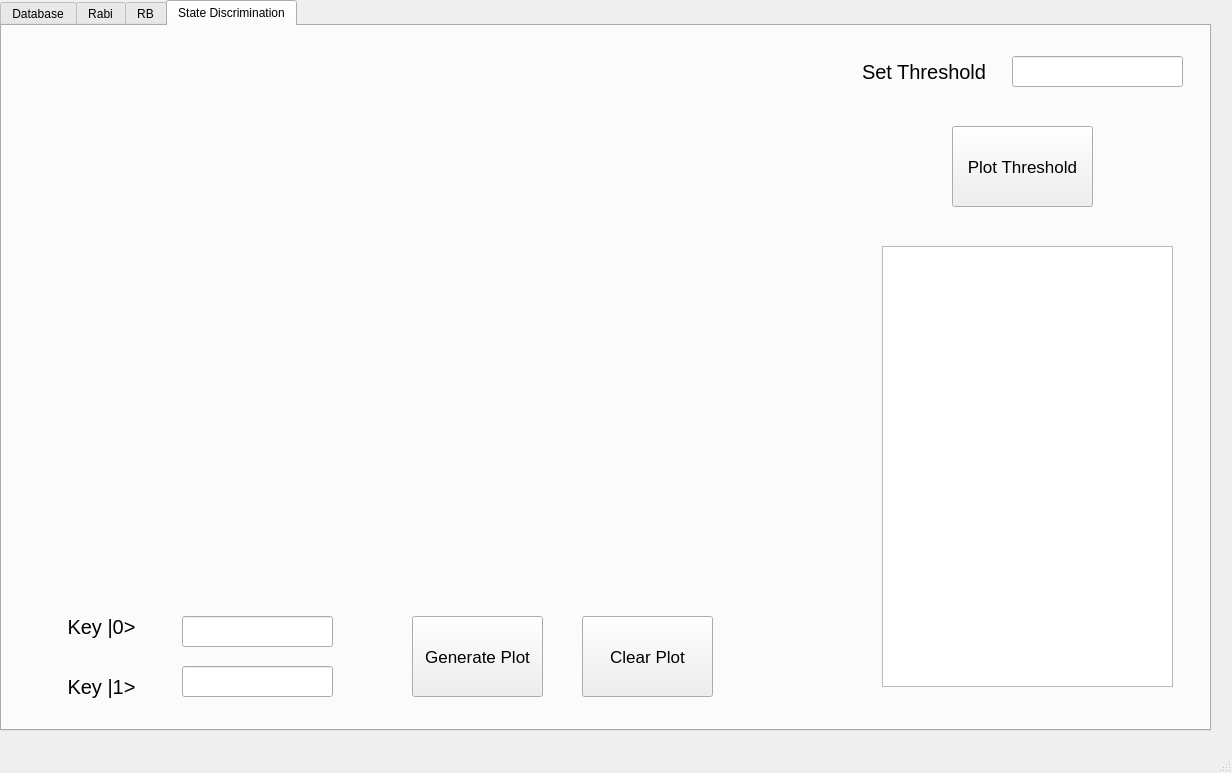
<?xml version="1.0" encoding="UTF-8"?>
<ui version="4.0">
 <class>MainWindow</class>
 <widget class="QMainWindow" name="MainWindow">
  <property name="geometry">
   <rect>
    <x>0</x>
    <y>0</y>
    <width>1232</width>
    <height>773</height>
   </rect>
  </property>
  <property name="windowTitle">
   <string>MainWindow</string>
  </property>
  <widget class="QWidget" name="centralwidget">
   <widget class="QTabWidget" name="tabWidget">
    <property name="geometry">
     <rect>
      <x>0</x>
      <y>0</y>
      <width>1211</width>
      <height>731</height>
     </rect>
    </property>
    <property name="currentIndex">
     <number>3</number>
    </property>
    <widget class="QWidget" name="Database_tab">
     <attribute name="title">
      <string>Database</string>
     </attribute>
     <widget class="QTextBrowser" name="info_database">
      <property name="geometry">
       <rect>
        <x>20</x>
        <y>20</y>
        <width>1171</width>
        <height>371</height>
       </rect>
      </property>
     </widget>
     <widget class="QLabel" name="label">
      <property name="geometry">
       <rect>
        <x>40</x>
        <y>400</y>
        <width>181</width>
        <height>31</height>
       </rect>
      </property>
      <property name="font">
       <font>
        <pointsize>14</pointsize>
       </font>
      </property>
      <property name="text">
       <string>Data to be Analyzed</string>
      </property>
     </widget>
     <widget class="QPushButton" name="pBCWESR">
      <property name="geometry">
       <rect>
        <x>20</x>
        <y>440</y>
        <width>101</width>
        <height>31</height>
       </rect>
      </property>
      <property name="text">
       <string>CW-ESR</string>
      </property>
     </widget>
     <widget class="QPushButton" name="pBQP">
      <property name="geometry">
       <rect>
        <x>130</x>
        <y>440</y>
        <width>101</width>
        <height>31</height>
       </rect>
      </property>
      <property name="text">
       <string>Quantum Pulse</string>
      </property>
     </widget>
     <widget class="QLabel" name="label_2">
      <property name="geometry">
       <rect>
        <x>260</x>
        <y>400</y>
        <width>111</width>
        <height>31</height>
       </rect>
      </property>
      <property name="font">
       <font>
        <pointsize>14</pointsize>
       </font>
      </property>
      <property name="text">
       <string>Parameters</string>
      </property>
     </widget>
     <widget class="QLabel" name="label_3">
      <property name="geometry">
       <rect>
        <x>260</x>
        <y>440</y>
        <width>41</width>
        <height>20</height>
       </rect>
      </property>
      <property name="font">
       <font>
        <pointsize>12</pointsize>
       </font>
      </property>
      <property name="text">
       <string>Date</string>
      </property>
     </widget>
     <widget class="QLineEdit" name="date">
      <property name="geometry">
       <rect>
        <x>330</x>
        <y>440</y>
        <width>113</width>
        <height>20</height>
       </rect>
      </property>
     </widget>
     <widget class="QLabel" name="labelll">
      <property name="geometry">
       <rect>
        <x>260</x>
        <y>470</y>
        <width>61</width>
        <height>21</height>
       </rect>
      </property>
      <property name="font">
       <font>
        <pointsize>12</pointsize>
       </font>
      </property>
      <property name="text">
       <string>Data ID</string>
      </property>
     </widget>
     <widget class="QLineEdit" name="data_id">
      <property name="geometry">
       <rect>
        <x>330</x>
        <y>470</y>
        <width>113</width>
        <height>20</height>
       </rect>
      </property>
     </widget>
     <widget class="QLabel" name="label_4">
      <property name="geometry">
       <rect>
        <x>260</x>
        <y>500</y>
        <width>47</width>
        <height>21</height>
       </rect>
      </property>
      <property name="font">
       <font>
        <pointsize>12</pointsize>
       </font>
      </property>
      <property name="text">
       <string>Key</string>
      </property>
     </widget>
     <widget class="QLineEdit" name="key">
      <property name="geometry">
       <rect>
        <x>330</x>
        <y>500</y>
        <width>113</width>
        <height>20</height>
       </rect>
      </property>
     </widget>
     <widget class="QLabel" name="label_6">
      <property name="geometry">
       <rect>
        <x>260</x>
        <y>520</y>
        <width>61</width>
        <height>41</height>
       </rect>
      </property>
      <property name="font">
       <font>
        <pointsize>12</pointsize>
       </font>
      </property>
      <property name="text">
       <string>Sample</string>
      </property>
     </widget>
     <widget class="QLineEdit" name="sample">
      <property name="geometry">
       <rect>
        <x>330</x>
        <y>530</y>
        <width>113</width>
        <height>20</height>
       </rect>
      </property>
     </widget>
     <widget class="QLabel" name="label_7">
      <property name="geometry">
       <rect>
        <x>260</x>
        <y>550</y>
        <width>41</width>
        <height>41</height>
       </rect>
      </property>
      <property name="font">
       <font>
        <pointsize>12</pointsize>
       </font>
      </property>
      <property name="text">
       <string>Avg</string>
      </property>
     </widget>
     <widget class="QLineEdit" name="avg">
      <property name="geometry">
       <rect>
        <x>330</x>
        <y>560</y>
        <width>113</width>
        <height>20</height>
       </rect>
      </property>
     </widget>
     <widget class="QPushButton" name="get_data">
      <property name="geometry">
       <rect>
        <x>30</x>
        <y>530</y>
        <width>191</width>
        <height>101</height>
       </rect>
      </property>
      <property name="font">
       <font>
        <pointsize>19</pointsize>
       </font>
      </property>
      <property name="text">
       <string>Get Data</string>
      </property>
     </widget>
     <widget class="QLabel" name="label_8">
      <property name="geometry">
       <rect>
        <x>260</x>
        <y>580</y>
        <width>47</width>
        <height>31</height>
       </rect>
      </property>
      <property name="font">
       <font>
        <pointsize>12</pointsize>
       </font>
      </property>
      <property name="text">
       <string>Type</string>
      </property>
     </widget>
     <widget class="QLineEdit" name="type">
      <property name="geometry">
       <rect>
        <x>330</x>
        <y>590</y>
        <width>113</width>
        <height>20</height>
       </rect>
      </property>
     </widget>
     <widget class="QLabel" name="label_9">
      <property name="geometry">
       <rect>
        <x>470</x>
        <y>440</y>
        <width>91</width>
        <height>21</height>
       </rect>
      </property>
      <property name="font">
       <font>
        <pointsize>12</pointsize>
       </font>
      </property>
      <property name="text">
       <string>Count Time</string>
      </property>
     </widget>
     <widget class="QLineEdit" name="count_time">
      <property name="geometry">
       <rect>
        <x>570</x>
        <y>440</y>
        <width>113</width>
        <height>20</height>
       </rect>
      </property>
     </widget>
     <widget class="QLabel" name="label_10">
      <property name="geometry">
       <rect>
        <x>470</x>
        <y>470</y>
        <width>91</width>
        <height>21</height>
       </rect>
      </property>
      <property name="font">
       <font>
        <pointsize>12</pointsize>
       </font>
      </property>
      <property name="text">
       <string>Reset Time</string>
      </property>
     </widget>
     <widget class="QLineEdit" name="reset_time">
      <property name="geometry">
       <rect>
        <x>570</x>
        <y>470</y>
        <width>113</width>
        <height>20</height>
       </rect>
      </property>
     </widget>
     <widget class="QLabel" name="label_11">
      <property name="geometry">
       <rect>
        <x>470</x>
        <y>500</y>
        <width>91</width>
        <height>21</height>
       </rect>
      </property>
      <property name="font">
       <font>
        <pointsize>12</pointsize>
       </font>
      </property>
      <property name="text">
       <string>AOM Delay</string>
      </property>
     </widget>
     <widget class="QLineEdit" name="aom_delay">
      <property name="geometry">
       <rect>
        <x>570</x>
        <y>500</y>
        <width>113</width>
        <height>20</height>
       </rect>
      </property>
     </widget>
     <widget class="QLabel" name="label_12">
      <property name="geometry">
       <rect>
        <x>470</x>
        <y>530</y>
        <width>81</width>
        <height>21</height>
       </rect>
      </property>
      <property name="font">
       <font>
        <pointsize>12</pointsize>
       </font>
      </property>
      <property name="text">
       <string>MW Delay</string>
      </property>
     </widget>
     <widget class="QLineEdit" name="mw_delay">
      <property name="geometry">
       <rect>
        <x>570</x>
        <y>530</y>
        <width>113</width>
        <height>20</height>
       </rect>
      </property>
     </widget>
     <widget class="QLabel" name="label_13">
      <property name="geometry">
       <rect>
        <x>470</x>
        <y>559</y>
        <width>91</width>
        <height>21</height>
       </rect>
      </property>
      <property name="font">
       <font>
        <pointsize>12</pointsize>
       </font>
      </property>
      <property name="text">
       <string>Threshold</string>
      </property>
     </widget>
     <widget class="QLineEdit" name="threshold">
      <property name="geometry">
       <rect>
        <x>570</x>
        <y>560</y>
        <width>113</width>
        <height>20</height>
       </rect>
      </property>
     </widget>
     <widget class="QLabel" name="label_14">
      <property name="geometry">
       <rect>
        <x>470</x>
        <y>580</y>
        <width>81</width>
        <height>41</height>
       </rect>
      </property>
      <property name="font">
       <font>
        <pointsize>12</pointsize>
       </font>
      </property>
      <property name="text">
       <string>AvgCount</string>
      </property>
     </widget>
     <widget class="QLineEdit" name="avgcount">
      <property name="geometry">
       <rect>
        <x>570</x>
        <y>590</y>
        <width>113</width>
        <height>20</height>
       </rect>
      </property>
     </widget>
     <widget class="QLabel" name="label_15">
      <property name="geometry">
       <rect>
        <x>710</x>
        <y>440</y>
        <width>47</width>
        <height>20</height>
       </rect>
      </property>
      <property name="font">
       <font>
        <pointsize>12</pointsize>
       </font>
      </property>
      <property name="text">
       <string>Start</string>
      </property>
     </widget>
     <widget class="QLineEdit" name="start">
      <property name="geometry">
       <rect>
        <x>830</x>
        <y>440</y>
        <width>113</width>
        <height>20</height>
       </rect>
      </property>
     </widget>
     <widget class="QLabel" name="label_16">
      <property name="geometry">
       <rect>
        <x>710</x>
        <y>470</y>
        <width>81</width>
        <height>21</height>
       </rect>
      </property>
      <property name="font">
       <font>
        <pointsize>12</pointsize>
       </font>
      </property>
      <property name="text">
       <string>StepSize</string>
      </property>
     </widget>
     <widget class="QLineEdit" name="stepsize">
      <property name="geometry">
       <rect>
        <x>830</x>
        <y>470</y>
        <width>113</width>
        <height>20</height>
       </rect>
      </property>
     </widget>
     <widget class="QLabel" name="label_17">
      <property name="geometry">
       <rect>
        <x>710</x>
        <y>500</y>
        <width>47</width>
        <height>21</height>
       </rect>
      </property>
      <property name="font">
       <font>
        <pointsize>12</pointsize>
       </font>
      </property>
      <property name="text">
       <string>Steps</string>
      </property>
     </widget>
     <widget class="QLineEdit" name="steps">
      <property name="geometry">
       <rect>
        <x>830</x>
        <y>500</y>
        <width>113</width>
        <height>20</height>
       </rect>
      </property>
     </widget>
     <widget class="QLabel" name="label_18">
      <property name="geometry">
       <rect>
        <x>710</x>
        <y>530</y>
        <width>101</width>
        <height>21</height>
       </rect>
      </property>
      <property name="font">
       <font>
        <pointsize>12</pointsize>
       </font>
      </property>
      <property name="text">
       <string>NV Name</string>
      </property>
     </widget>
     <widget class="QLineEdit" name="nv_name">
      <property name="geometry">
       <rect>
        <x>830</x>
        <y>530</y>
        <width>113</width>
        <height>20</height>
       </rect>
      </property>
     </widget>
     <widget class="QLabel" name="label_19">
      <property name="geometry">
       <rect>
        <x>710</x>
        <y>550</y>
        <width>101</width>
        <height>31</height>
       </rect>
      </property>
      <property name="font">
       <font>
        <pointsize>12</pointsize>
       </font>
      </property>
      <property name="text">
       <string>WaveGuide</string>
      </property>
     </widget>
     <widget class="QLineEdit" name="waveguide">
      <property name="geometry">
       <rect>
        <x>830</x>
        <y>560</y>
        <width>113</width>
        <height>20</height>
       </rect>
      </property>
     </widget>
     <widget class="QLabel" name="label_20">
      <property name="geometry">
       <rect>
        <x>710</x>
        <y>580</y>
        <width>111</width>
        <height>31</height>
       </rect>
      </property>
      <property name="font">
       <font>
        <pointsize>12</pointsize>
       </font>
      </property>
      <property name="text">
       <string>Sample Name</string>
      </property>
     </widget>
     <widget class="QLineEdit" name="sample_name">
      <property name="geometry">
       <rect>
        <x>830</x>
        <y>590</y>
        <width>113</width>
        <height>20</height>
       </rect>
      </property>
     </widget>
     <widget class="QLabel" name="label_27">
      <property name="geometry">
       <rect>
        <x>970</x>
        <y>440</y>
        <width>81</width>
        <height>21</height>
       </rect>
      </property>
      <property name="font">
       <font>
        <pointsize>12</pointsize>
       </font>
      </property>
      <property name="text">
       <string>NV Depth</string>
      </property>
     </widget>
     <widget class="QLineEdit" name="nv_depth">
      <property name="geometry">
       <rect>
        <x>1060</x>
        <y>440</y>
        <width>113</width>
        <height>20</height>
       </rect>
      </property>
     </widget>
     <widget class="QLabel" name="label_28">
      <property name="geometry">
       <rect>
        <x>970</x>
        <y>470</y>
        <width>91</width>
        <height>21</height>
       </rect>
      </property>
      <property name="font">
       <font>
        <pointsize>12</pointsize>
       </font>
      </property>
      <property name="text">
       <string>NV Counts</string>
      </property>
     </widget>
     <widget class="QLineEdit" name="nv_counts">
      <property name="geometry">
       <rect>
        <x>1060</x>
        <y>470</y>
        <width>113</width>
        <height>20</height>
       </rect>
      </property>
     </widget>
     <widget class="QLabel" name="label_29">
      <property name="geometry">
       <rect>
        <x>970</x>
        <y>500</y>
        <width>47</width>
        <height>21</height>
       </rect>
      </property>
      <property name="font">
       <font>
        <pointsize>12</pointsize>
       </font>
      </property>
      <property name="text">
       <string>PTS</string>
      </property>
     </widget>
     <widget class="QLabel" name="label_30">
      <property name="geometry">
       <rect>
        <x>970</x>
        <y>530</y>
        <width>47</width>
        <height>21</height>
       </rect>
      </property>
      <property name="font">
       <font>
        <pointsize>12</pointsize>
       </font>
      </property>
      <property name="text">
       <string>SRS</string>
      </property>
     </widget>
     <widget class="QLineEdit" name="pts">
      <property name="geometry">
       <rect>
        <x>1060</x>
        <y>500</y>
        <width>113</width>
        <height>20</height>
       </rect>
      </property>
     </widget>
     <widget class="QLineEdit" name="srs">
      <property name="geometry">
       <rect>
        <x>1060</x>
        <y>530</y>
        <width>113</width>
        <height>20</height>
       </rect>
      </property>
     </widget>
     <widget class="QPushButton" name="pBRB">
      <property name="geometry">
       <rect>
        <x>20</x>
        <y>480</y>
        <width>101</width>
        <height>31</height>
       </rect>
      </property>
      <property name="text">
       <string>RB</string>
      </property>
     </widget>
     <widget class="QPushButton" name="pBCONFOCAL">
      <property name="geometry">
       <rect>
        <x>130</x>
        <y>480</y>
        <width>101</width>
        <height>31</height>
       </rect>
      </property>
      <property name="text">
       <string>Confocal</string>
      </property>
     </widget>
    </widget>
    <widget class="QWidget" name="tab_2">
     <attribute name="title">
      <string>Rabi</string>
     </attribute>
     <widget class="QWidget" name="mplwidgetrabi" native="true">
      <property name="geometry">
       <rect>
        <x>20</x>
        <y>20</y>
        <width>821</width>
        <height>541</height>
       </rect>
      </property>
     </widget>
     <widget class="QTextBrowser" name="info_rabi">
      <property name="geometry">
       <rect>
        <x>20</x>
        <y>590</y>
        <width>1171</width>
        <height>101</height>
       </rect>
      </property>
     </widget>
     <widget class="QLabel" name="label_5">
      <property name="geometry">
       <rect>
        <x>910</x>
        <y>20</y>
        <width>61</width>
        <height>31</height>
       </rect>
      </property>
      <property name="font">
       <font>
        <pointsize>15</pointsize>
       </font>
      </property>
      <property name="text">
       <string>Key</string>
      </property>
     </widget>
     <widget class="QLineEdit" name="key_rabi">
      <property name="geometry">
       <rect>
        <x>970</x>
        <y>20</y>
        <width>151</width>
        <height>31</height>
       </rect>
      </property>
     </widget>
     <widget class="QLabel" name="label_21">
      <property name="geometry">
       <rect>
        <x>910</x>
        <y>90</y>
        <width>241</width>
        <height>31</height>
       </rect>
      </property>
      <property name="font">
       <font>
        <pointsize>20</pointsize>
       </font>
      </property>
      <property name="text">
       <string>Rabi fit parameters</string>
      </property>
     </widget>
     <widget class="QLabel" name="label_22">
      <property name="geometry">
       <rect>
        <x>940</x>
        <y>160</y>
        <width>47</width>
        <height>21</height>
       </rect>
      </property>
      <property name="font">
       <font>
        <pointsize>13</pointsize>
       </font>
      </property>
      <property name="text">
       <string>a1</string>
      </property>
     </widget>
     <widget class="QLineEdit" name="a1_rabi">
      <property name="geometry">
       <rect>
        <x>990</x>
        <y>160</y>
        <width>113</width>
        <height>20</height>
       </rect>
      </property>
     </widget>
     <widget class="QLabel" name="label_23">
      <property name="geometry">
       <rect>
        <x>940</x>
        <y>190</y>
        <width>47</width>
        <height>21</height>
       </rect>
      </property>
      <property name="font">
       <font>
        <pointsize>13</pointsize>
       </font>
      </property>
      <property name="text">
       <string>a2</string>
      </property>
     </widget>
     <widget class="QLineEdit" name="a2_rabi">
      <property name="geometry">
       <rect>
        <x>990</x>
        <y>190</y>
        <width>113</width>
        <height>20</height>
       </rect>
      </property>
     </widget>
     <widget class="QLabel" name="label_24">
      <property name="geometry">
       <rect>
        <x>940</x>
        <y>220</y>
        <width>47</width>
        <height>21</height>
       </rect>
      </property>
      <property name="font">
       <font>
        <pointsize>13</pointsize>
       </font>
      </property>
      <property name="text">
       <string>a3</string>
      </property>
     </widget>
     <widget class="QLineEdit" name="a3_rabi">
      <property name="geometry">
       <rect>
        <x>990</x>
        <y>220</y>
        <width>113</width>
        <height>20</height>
       </rect>
      </property>
     </widget>
     <widget class="QLabel" name="label_25">
      <property name="geometry">
       <rect>
        <x>940</x>
        <y>250</y>
        <width>47</width>
        <height>21</height>
       </rect>
      </property>
      <property name="font">
       <font>
        <pointsize>13</pointsize>
       </font>
      </property>
      <property name="text">
       <string>a4</string>
      </property>
     </widget>
     <widget class="QLineEdit" name="a4_rabi">
      <property name="geometry">
       <rect>
        <x>990</x>
        <y>250</y>
        <width>113</width>
        <height>20</height>
       </rect>
      </property>
     </widget>
     <widget class="QLabel" name="label_26">
      <property name="geometry">
       <rect>
        <x>940</x>
        <y>280</y>
        <width>47</width>
        <height>21</height>
       </rect>
      </property>
      <property name="font">
       <font>
        <pointsize>13</pointsize>
       </font>
      </property>
      <property name="text">
       <string>a5</string>
      </property>
     </widget>
     <widget class="QLineEdit" name="a5_rabi">
      <property name="geometry">
       <rect>
        <x>990</x>
        <y>280</y>
        <width>113</width>
        <height>20</height>
       </rect>
      </property>
     </widget>
     <widget class="QPushButton" name="plot_rabi">
      <property name="geometry">
       <rect>
        <x>910</x>
        <y>400</y>
        <width>121</width>
        <height>101</height>
       </rect>
      </property>
      <property name="font">
       <font>
        <pointsize>13</pointsize>
       </font>
      </property>
      <property name="text">
       <string>Generate Plot</string>
      </property>
     </widget>
     <widget class="QPushButton" name="clear_plot_rabi">
      <property name="geometry">
       <rect>
        <x>1050</x>
        <y>400</y>
        <width>121</width>
        <height>101</height>
       </rect>
      </property>
      <property name="font">
       <font>
        <pointsize>13</pointsize>
       </font>
      </property>
      <property name="text">
       <string>Clear Plot</string>
      </property>
     </widget>
    </widget>
    <widget class="QWidget" name="tabRB">
     <attribute name="title">
      <string>RB</string>
     </attribute>
     <widget class="QWidget" name="mplwidgetrb" native="true">
      <property name="geometry">
       <rect>
        <x>30</x>
        <y>20</y>
        <width>1141</width>
        <height>501</height>
       </rect>
      </property>
     </widget>
     <widget class="QLabel" name="label_31">
      <property name="geometry">
       <rect>
        <x>10</x>
        <y>570</y>
        <width>41</width>
        <height>31</height>
       </rect>
      </property>
      <property name="font">
       <font>
        <pointsize>15</pointsize>
       </font>
      </property>
      <property name="text">
       <string>Key</string>
      </property>
     </widget>
     <widget class="QLineEdit" name="key_rb">
      <property name="geometry">
       <rect>
        <x>120</x>
        <y>570</y>
        <width>151</width>
        <height>31</height>
       </rect>
      </property>
     </widget>
     <widget class="QTextBrowser" name="info_rb">
      <property name="geometry">
       <rect>
        <x>560</x>
        <y>540</y>
        <width>611</width>
        <height>141</height>
       </rect>
      </property>
     </widget>
     <widget class="QPushButton" name="plot_rb">
      <property name="geometry">
       <rect>
        <x>290</x>
        <y>570</y>
        <width>111</width>
        <height>81</height>
       </rect>
      </property>
      <property name="font">
       <font>
        <pointsize>13</pointsize>
       </font>
      </property>
      <property name="text">
       <string>Generate Plot</string>
      </property>
     </widget>
     <widget class="QPushButton" name="clear_plot_rb">
      <property name="geometry">
       <rect>
        <x>430</x>
        <y>570</y>
        <width>111</width>
        <height>81</height>
       </rect>
      </property>
      <property name="font">
       <font>
        <pointsize>13</pointsize>
       </font>
      </property>
      <property name="text">
       <string>Clear Plot</string>
      </property>
     </widget>
     <widget class="QLabel" name="label_32">
      <property name="geometry">
       <rect>
        <x>10</x>
        <y>620</y>
        <width>111</width>
        <height>31</height>
       </rect>
      </property>
      <property name="font">
       <font>
        <pointsize>15</pointsize>
       </font>
      </property>
      <property name="text">
       <string>Threshold</string>
      </property>
     </widget>
     <widget class="QLineEdit" name="threshold_rb">
      <property name="geometry">
       <rect>
        <x>120</x>
        <y>620</y>
        <width>151</width>
        <height>31</height>
       </rect>
      </property>
     </widget>
    </widget>
    <widget class="QWidget" name="tab">
     <attribute name="title">
      <string>State Discrimination</string>
     </attribute>
     <widget class="QWidget" name="mplwidgetsd" native="true">
      <property name="geometry">
       <rect>
        <x>10</x>
        <y>10</y>
        <width>821</width>
        <height>541</height>
       </rect>
      </property>
     </widget>
     <widget class="QLabel" name="label_33">
      <property name="geometry">
       <rect>
        <x>60</x>
        <y>580</y>
        <width>91</width>
        <height>41</height>
       </rect>
      </property>
      <property name="font">
       <font>
        <pointsize>15</pointsize>
       </font>
      </property>
      <property name="text">
       <string> Key |0&gt;</string>
      </property>
     </widget>
     <widget class="QLabel" name="label_34">
      <property name="geometry">
       <rect>
        <x>60</x>
        <y>640</y>
        <width>91</width>
        <height>41</height>
       </rect>
      </property>
      <property name="font">
       <font>
        <pointsize>15</pointsize>
       </font>
      </property>
      <property name="text">
       <string> Key |1&gt;</string>
      </property>
     </widget>
     <widget class="QLineEdit" name="key_sd_0">
      <property name="geometry">
       <rect>
        <x>180</x>
        <y>590</y>
        <width>151</width>
        <height>31</height>
       </rect>
      </property>
     </widget>
     <widget class="QLineEdit" name="key_sd_1">
      <property name="geometry">
       <rect>
        <x>180</x>
        <y>640</y>
        <width>151</width>
        <height>31</height>
       </rect>
      </property>
     </widget>
     <widget class="QPushButton" name="plot_sd">
      <property name="geometry">
       <rect>
        <x>410</x>
        <y>590</y>
        <width>131</width>
        <height>81</height>
       </rect>
      </property>
      <property name="font">
       <font>
        <pointsize>13</pointsize>
       </font>
      </property>
      <property name="text">
       <string>Generate Plot</string>
      </property>
     </widget>
     <widget class="QLabel" name="label_35">
      <property name="geometry">
       <rect>
        <x>860</x>
        <y>20</y>
        <width>151</width>
        <height>51</height>
       </rect>
      </property>
      <property name="font">
       <font>
        <pointsize>15</pointsize>
       </font>
      </property>
      <property name="text">
       <string>Set Threshold</string>
      </property>
     </widget>
     <widget class="QLineEdit" name="threshold_sd">
      <property name="geometry">
       <rect>
        <x>1010</x>
        <y>30</y>
        <width>171</width>
        <height>31</height>
       </rect>
      </property>
     </widget>
     <widget class="QPushButton" name="plot_sd_threshold">
      <property name="geometry">
       <rect>
        <x>950</x>
        <y>100</y>
        <width>141</width>
        <height>81</height>
       </rect>
      </property>
      <property name="font">
       <font>
        <pointsize>13</pointsize>
       </font>
      </property>
      <property name="text">
       <string>Plot Threshold</string>
      </property>
     </widget>
     <widget class="QTextBrowser" name="info_sd">
      <property name="geometry">
       <rect>
        <x>880</x>
        <y>220</y>
        <width>291</width>
        <height>441</height>
       </rect>
      </property>
     </widget>
     <widget class="QPushButton" name="clear_plot_sd">
      <property name="geometry">
       <rect>
        <x>580</x>
        <y>590</y>
        <width>131</width>
        <height>81</height>
       </rect>
      </property>
      <property name="font">
       <font>
        <pointsize>13</pointsize>
       </font>
      </property>
      <property name="text">
       <string>Clear Plot</string>
      </property>
     </widget>
    </widget>
   </widget>
  </widget>
  <widget class="QMenuBar" name="menubar">
   <property name="geometry">
    <rect>
     <x>0</x>
     <y>0</y>
     <width>1232</width>
     <height>21</height>
    </rect>
   </property>
  </widget>
  <widget class="QStatusBar" name="statusbar"/>
 </widget>
 <resources/>
 <connections/>
</ui>
